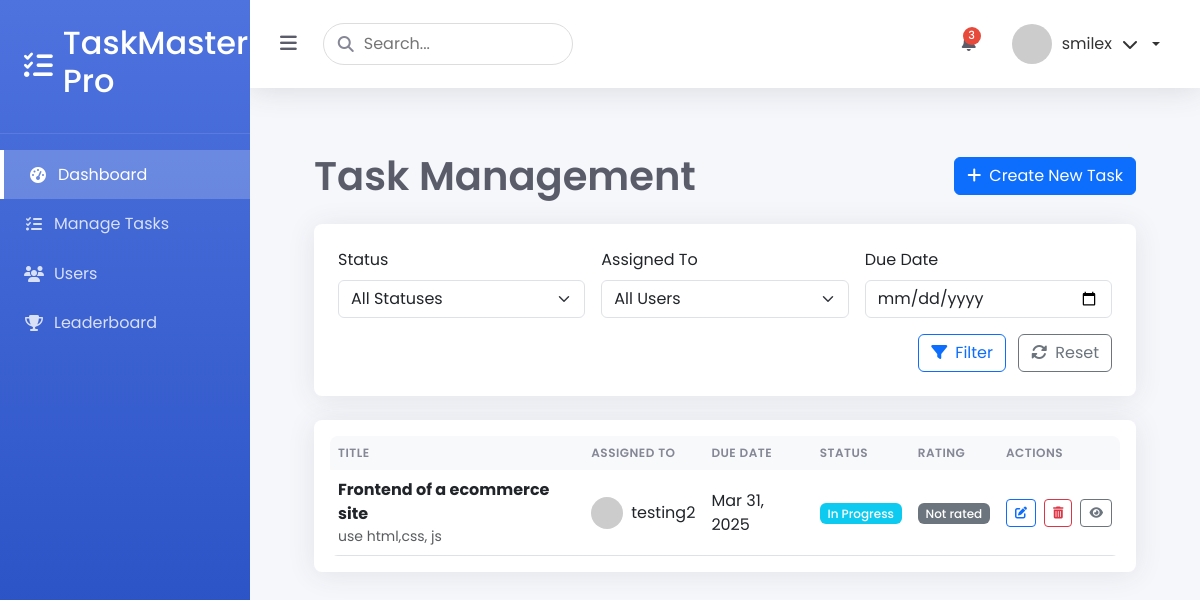
Before: /manage-tasks/ (signed in) with the older database file.
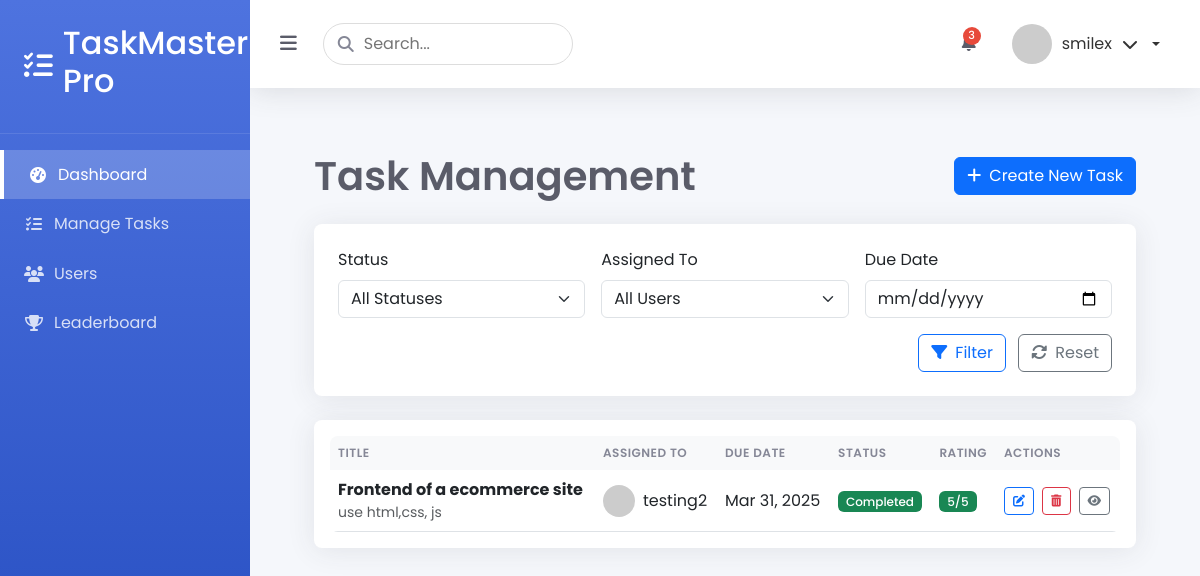
After: the same page with the newer database file.
### myapp/models.py (models this page shows, shortened)
class Task(models.Model):
    STATUS_CHOICES = [
        ('pending', 'Pending'),
        ('in_progress', 'In Progress'),
        ('completed', 'Completed'),
        ('verified', 'Verified'),
    ]
    title = models.CharField(max_length=200)
    description = models.TextField()
    created_by = models.ForeignKey(CustomUser, on_delete=models.CASCADE, related_name='created_tasks')
    assigned_to = models.ForeignKey(CustomUser, on_delete=models.CASCADE, related_name='assigned_tasks')
    created_at = models.DateTimeField(auto_now_add=True)
    updated_at = models.DateTimeField(auto_now=True)
    due_date = models.DateTimeField()
    status = models.CharField(max_length=20, choices=STATUS_CHOICES, default='pending')
    rating = models.IntegerField(
        null=True,
        blank=True,
        validators=[MinValueValidator(1), MaxValueValidator(5)]
    )
    admin_notes = models.TextField(null=True, blank=True)
    tracker = FieldTracker()  # For tracking field changes

class CustomUser(AbstractUser):
    is_admin = models.BooleanField(default=False)
    points = models.IntegerField(default=0)
    rewards = models.IntegerField(default=0)

### myapp/views.py (the view)
# urls.py: path('manage-tasks/', manage_tasks, name='managetasks'),
@login_required
def manage_tasks(request):
    tasks = Task.objects.all().order_by('-created_at')
    users = CustomUser.objects.all()
    status_filter = request.GET.get('status')
    if status_filter:
        tasks = tasks.filter(status=status_filter)
    assigned_to_filter = request.GET.get('assigned_to')
    if assigned_to_filter:
        tasks = tasks.filter(assigned_to__id=assigned_to_filter)
    due_date_filter = request.GET.get('due_date')
    if due_date_filter:
        tasks = tasks.filter(due_date__date=due_date_filter)
    context = {
        'tasks': tasks,
        'users': users,
        'status_choices': Task.STATUS_CHOICES
    }
    return render(request, 'myapp/manage_tasks.html', context)

### myapp/templates/myapp/manage_tasks.html (shortened to what the changed rows need)
{% extends "myapp/base_admin.html" %}
{% load static %}
{% block content %}
<div class="admin-tasks-container">
    <div class="d-flex justify-content-between align-items-center mb-4">
        <h1 class="page-title">Task Management</h1>
    </div>
    <div class="card">
        <div class="card-body">
            <div class="table-responsive">
                <table class="table table-hover align-middle">
                    <thead class="table-light">
                        <tr>
                            <th>Title</th>
                            <th>Assigned To</th>
                            <th>Due Date</th>
                            <th>Status</th>
                            <th>Rating</th>
                            <th>Actions</th>
                        </tr>
                    </thead>
                    <tbody>
                        {% for task in tasks %}
                        <tr>
                            <td>
                                <strong>{{ task.title }}</strong>
                                <p class="text-muted mb-0 small">{{ task.description|truncatechars:50 }}</p>
                            </td>
                            <td>
                                <div class="d-flex align-items-center">
                                    <img src="https://ui-avatars.com/api/?name={{ task.assigned_to.username }}&background=random"
                                         class="avatar-sm rounded-circle me-2"
                                         alt="{{ task.assigned_to.username }}">
                                    {{ task.assigned_to.username }}
                                </div>
                            </td>
                            <td>
                                {% if task.due_date %}
                                <span class="{% if task.is_overdue %}text-danger{% endif %}">
                                    {{ task.due_date|date:"M d, Y" }}
                                </span>
                                {% else %}
                                <span class="text-muted">No due date</span>
                                {% endif %}
                            </td>
                            <td>
                                <span class="badge
                                    {% if task.status == 'completed' %}bg-success
                                    {% elif task.status == 'in_progress' %}bg-info
                                    {% else %}bg-warning{% endif %}">
                                    {{ task.get_status_display }}
                                </span>
                            </td>
                            <td>
                                {% if task.rating %}
                                <span class="badge
                                    {% if task.rating >= 4 %}bg-success
                                    {% elif task.rating >= 2 %}bg-warning
                                    {% else %}bg-danger{% endif %}">
                                    {{ task.rating }}/5
                                </span>
                                {% else %}
                                <span class="badge bg-secondary">Not rated</span>
                                {% endif %}
                            </td>
                            <td>
                                <div class="d-flex gap-2">
                                    <a href="{% url 'edit_task' task.id %}" class="btn btn-sm btn-outline-primary" title="Edit">
                                        <i class="fas fa-edit"></i>
                                    </a>
                                    <button class="btn btn-sm btn-outline-danger delete-task-btn"
                                            title="Delete"
                                            data-task-id="{{ task.id }}"
                                            data-task-title="{{ task.title }}"
                                            data-delete-url="{% url 'delete_task' task.id %}">
                                        <i class="fas fa-trash-alt"></i>
                                    </button>
                                    <button class="btn btn-sm btn-outline-secondary view-task-btn"
                                            title="View Details"
                                            data-task-id="{{ task.id }}"
                                            data-task-title="{{ task.title }}"
                                            data-task-description="{{ task.description }}"
                                            data-task-status="{{ task.status }}"
                                            data-task-status-display="{{ task.get_status_display }}"
                                            data-task-assigned-to="{{ task.assigned_to.username }}"
                                            data-task-created-by="{{ task.created_by.username }}"
                                            data-task-created="{{ task.created_at|date:'M d, Y H:i' }}"
                                            data-task-due="{{ task.due_date|date:'M d, Y H:i' }}"
                                            data-task-rating="{{ task.rating|default:0 }}"
                                            data-task-is-overdue="{% if task.is_overdue %}true{% else %}false{% endif %}"
                                            data-task-notes="{{ task.admin_notes|default:'No notes' }}"
                                            data-edit-url="{% url 'edit_task' task.id %}">
                                        <i class="fas fa-eye"></i>
                                    </button>
                                </div>
                            </td>
                        </tr>
                        {% endfor %}
                    </tbody>
                </table>
            </div>
        </div>
    </div>
</div>
{% endblock %}

Changed rows visible on the page:
changed Task "Frontend of a ecommerce site": status "In Progress" → "Completed"; rating (not shown) → "5"; rating "Not rated" → "/5"
